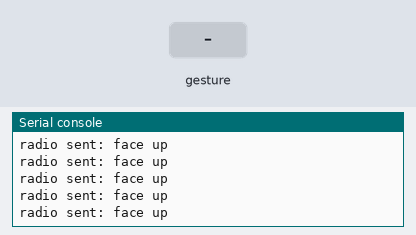
The program below on a simulated BBC micro:bit running MicroPython. Parts: the last lines printed to the serial console. The test bench sets the inputs (shaded band). No radio messages arrive unless stated (any console line starting 'radio sent:' is added by the test bench); a tilt is held for 1.5 s and a shake lasts 1 s, then the board lies face up again.

Above: at 1.2 s.
1.3 s: gesture 'shake'
At 1.54 s:
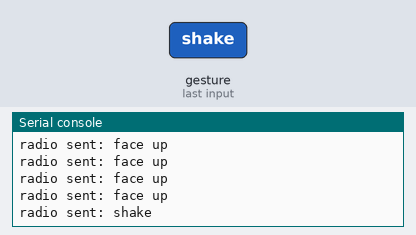
3.0 s: gesture 'up'
At 3.13 s:
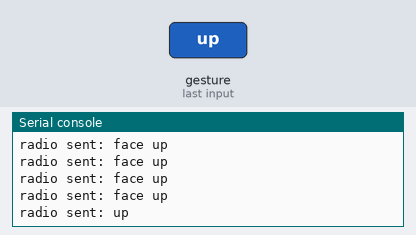
4.6 s: gesture 'down'
At 4.66 s:
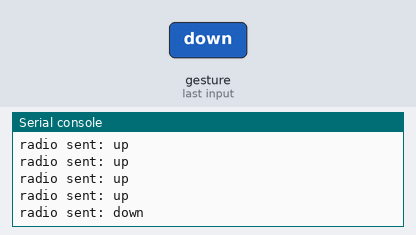
6.1 s: gesture 'left'
At 6.24 s:
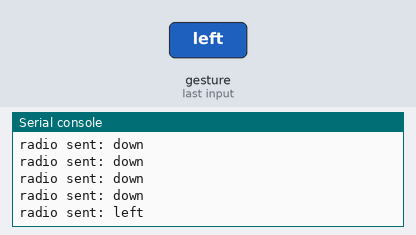
7.7 s: gesture 'right'
At 7.72 s:
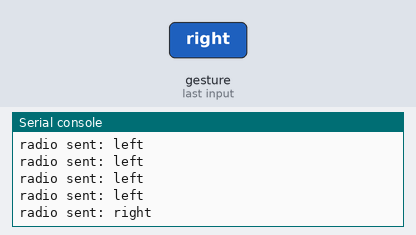

The program:

pumpkin-controller.py
```python
from microbit import *
from microbit import sleep
import radio
# The radio won't work unless it's switched on.
radio.on()
while True:
    gesture = accelerometer.current_gesture()
    if gesture == "face up":
        radio.send("face up")
    elif gesture == "shake":
        radio.send("shake")
    elif gesture == "left":
        radio.send("left")
    elif gesture == "right":
        radio.send("right")
    elif gesture == "up":
        radio.send("up")
    elif gesture == "down":
        radio.send("down")
    sleep(50)
```

Measured:
- after the input at 1.3 s, the serial console: prints a new line after 0.23 s (image 1)
- after the input at 3.0 s, the serial console: prints a new line after 0.11 s (image 2)
- after the input at 4.6 s, the serial console: prints a new line at once (image 3)
- after the input at 6.1 s, the serial console: prints a new line after 0.12 s (image 4)
- after the input at 7.7 s, the serial console: prints a new line at once (image 5)
